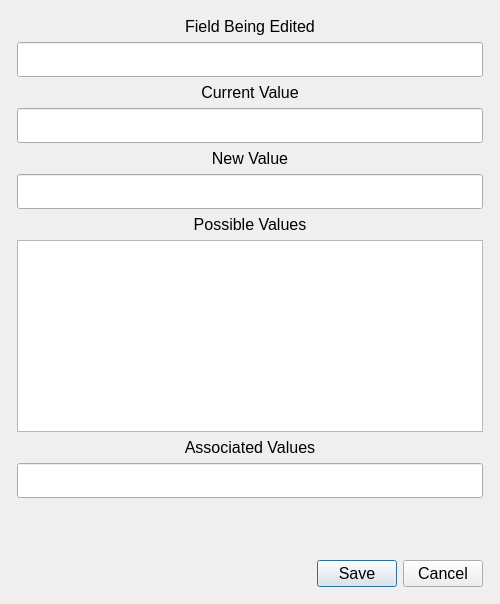
<?xml version="1.0" encoding="UTF-8"?>
<ui version="4.0">
 <class>DialogSimpleEdit</class>
 <widget class="QDialog" name="DialogSimpleEdit">
  <property name="geometry">
   <rect>
    <x>0</x>
    <y>0</y>
    <width>500</width>
    <height>604</height>
   </rect>
  </property>
  <property name="sizePolicy">
   <sizepolicy hsizetype="Fixed" vsizetype="Fixed">
    <horstretch>0</horstretch>
    <verstretch>0</verstretch>
   </sizepolicy>
  </property>
  <property name="windowTitle">
   <string>Dialog</string>
  </property>
  <layout class="QVBoxLayout" name="verticalLayout_2">
   <item>
    <layout class="QVBoxLayout" name="verticalLayout">
     <property name="leftMargin">
      <number>6</number>
     </property>
     <property name="topMargin">
      <number>6</number>
     </property>
     <property name="rightMargin">
      <number>6</number>
     </property>
     <property name="bottomMargin">
      <number>6</number>
     </property>
     <item>
      <widget class="QLabel" name="label">
       <property name="font">
        <font>
         <pointsize>12</pointsize>
        </font>
       </property>
       <property name="text">
        <string>&lt;html&gt;&lt;head/&gt;&lt;body&gt;&lt;p align=&quot;center&quot;&gt;Field Being Edited&lt;/p&gt;&lt;/body&gt;&lt;/html&gt;</string>
       </property>
      </widget>
     </item>
     <item>
      <widget class="QLineEdit" name="lineEditFieldName">
       <property name="minimumSize">
        <size>
         <width>0</width>
         <height>35</height>
        </size>
       </property>
       <property name="font">
        <font>
         <pointsize>12</pointsize>
        </font>
       </property>
       <property name="maxLength">
        <number>50</number>
       </property>
       <property name="readOnly">
        <bool>true</bool>
       </property>
      </widget>
     </item>
     <item>
      <widget class="QLabel" name="label_2">
       <property name="font">
        <font>
         <pointsize>12</pointsize>
        </font>
       </property>
       <property name="text">
        <string>&lt;html&gt;&lt;head/&gt;&lt;body&gt;&lt;p align=&quot;center&quot;&gt;Current Value&lt;/p&gt;&lt;/body&gt;&lt;/html&gt;</string>
       </property>
      </widget>
     </item>
     <item>
      <widget class="QLineEdit" name="lineEditFieldCurrentValue">
       <property name="minimumSize">
        <size>
         <width>0</width>
         <height>35</height>
        </size>
       </property>
       <property name="font">
        <font>
         <pointsize>12</pointsize>
        </font>
       </property>
       <property name="maxLength">
        <number>50</number>
       </property>
       <property name="readOnly">
        <bool>true</bool>
       </property>
      </widget>
     </item>
     <item>
      <widget class="QLabel" name="label_3">
       <property name="font">
        <font>
         <pointsize>12</pointsize>
        </font>
       </property>
       <property name="text">
        <string>&lt;html&gt;&lt;head/&gt;&lt;body&gt;&lt;p align=&quot;center&quot;&gt;New Value&lt;/p&gt;&lt;/body&gt;&lt;/html&gt;</string>
       </property>
      </widget>
     </item>
     <item>
      <widget class="QLineEdit" name="lineEditFieldNewValue">
       <property name="minimumSize">
        <size>
         <width>0</width>
         <height>35</height>
        </size>
       </property>
       <property name="font">
        <font>
         <pointsize>12</pointsize>
        </font>
       </property>
       <property name="maxLength">
        <number>50</number>
       </property>
      </widget>
     </item>
     <item>
      <widget class="QLabel" name="label_4">
       <property name="font">
        <font>
         <pointsize>12</pointsize>
        </font>
       </property>
       <property name="text">
        <string>&lt;html&gt;&lt;head/&gt;&lt;body&gt;&lt;p align=&quot;center&quot;&gt;Possible Values&lt;/p&gt;&lt;/body&gt;&lt;/html&gt;</string>
       </property>
      </widget>
     </item>
     <item>
      <widget class="QTableWidget" name="tableWidget">
       <property name="font">
        <font>
         <pointsize>12</pointsize>
        </font>
       </property>
      </widget>
     </item>
     <item>
      <widget class="QLabel" name="label_5">
       <property name="font">
        <font>
         <pointsize>12</pointsize>
        </font>
       </property>
       <property name="text">
        <string>&lt;html&gt;&lt;head/&gt;&lt;body&gt;&lt;p align=&quot;center&quot;&gt;Associated Values&lt;/p&gt;&lt;/body&gt;&lt;/html&gt;</string>
       </property>
      </widget>
     </item>
     <item>
      <widget class="QLineEdit" name="lineEditAssList">
       <property name="minimumSize">
        <size>
         <width>0</width>
         <height>35</height>
        </size>
       </property>
       <property name="font">
        <font>
         <pointsize>12</pointsize>
        </font>
       </property>
       <property name="maxLength">
        <number>50</number>
       </property>
       <property name="readOnly">
        <bool>true</bool>
       </property>
      </widget>
     </item>
     <item>
      <spacer name="verticalSpacer">
       <property name="orientation">
        <enum>Qt::Vertical</enum>
       </property>
       <property name="sizeHint" stdset="0">
        <size>
         <width>20</width>
         <height>40</height>
        </size>
       </property>
      </spacer>
     </item>
     <item>
      <layout class="QHBoxLayout" name="horizontalLayout">
       <item>
        <spacer name="horizontalSpacer">
         <property name="orientation">
          <enum>Qt::Horizontal</enum>
         </property>
         <property name="sizeHint" stdset="0">
          <size>
           <width>40</width>
           <height>20</height>
          </size>
         </property>
        </spacer>
       </item>
       <item>
        <widget class="QPushButton" name="pushButtonSave">
         <property name="font">
          <font>
           <pointsize>12</pointsize>
          </font>
         </property>
         <property name="text">
          <string>Save</string>
         </property>
        </widget>
       </item>
       <item>
        <widget class="QPushButton" name="pushButtonCancel">
         <property name="font">
          <font>
           <pointsize>12</pointsize>
          </font>
         </property>
         <property name="text">
          <string>Cancel</string>
         </property>
        </widget>
       </item>
      </layout>
     </item>
    </layout>
   </item>
  </layout>
 </widget>
 <resources/>
 <connections>
  <connection>
   <sender>pushButtonCancel</sender>
   <signal>clicked()</signal>
   <receiver>DialogSimpleEdit</receiver>
   <slot>close()</slot>
   <hints>
    <hint type="sourcelabel">
     <x>286</x>
     <y>408</y>
    </hint>
    <hint type="destinationlabel">
     <x>305</x>
     <y>361</y>
    </hint>
   </hints>
  </connection>
 </connections>
</ui>
